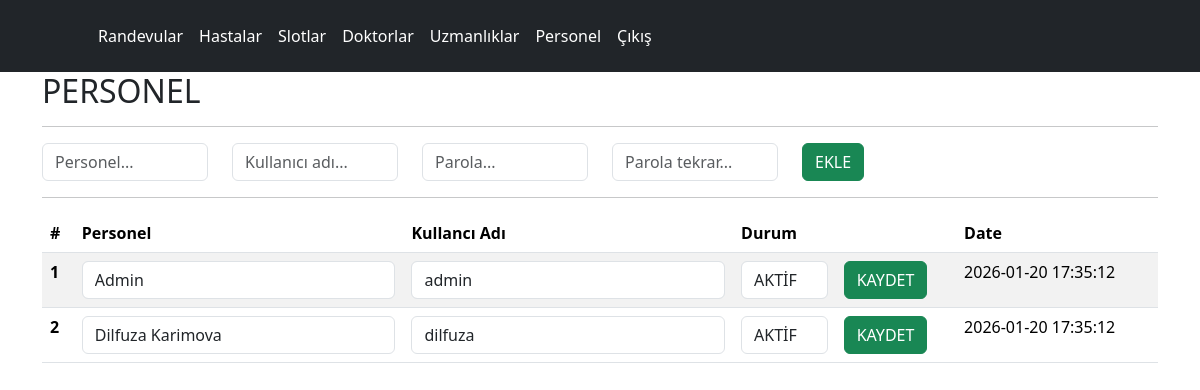
Screenshot of /php/panel/personel.php (signed in) with the database file from the repository.
### tables this page shows
CREATE TABLE IF NOT EXISTS `user` (  
	`id`			INT NOT NULL PRIMARY KEY AUTO_INCREMENT,  
	`name`			VARCHAR(50) NOT NULL,  
	`username`		VARCHAR(50) NOT NULL,
	`password`		VARCHAR(50) NOT NULL,
	`status`		TINYINT NOT NULL,  
	`createdtime`	TIMESTAMP NOT NULL DEFAULT CURRENT_TIMESTAMP(),  
	UNIQUE (`username`)  
);

### php/panel/personel.php (the view, shortened to what this page needs)
<?PHP
	require_once("inc_config.php");
?>
<html>
	<head>
		<link href="https://cdn.jsdelivr.net/npm/bootstrap@5.3.8/dist/css/bootstrap.min.css" rel="stylesheet">
	</head>
	<body>
	<?PHP include("inc_header.php");?>
		<div class="container">
			<h2>PERSONEL</h2>
			<hr>
			<form action="actions.php" method="post">
			<div class="row">
				<div class="col col-md-2">
					<input type="text" name="name" placeholder="Personel..." required class="form-control">
				</div>
				<div class="col col-md-2">
					<input type="text" name="username" placeholder="Kullanıcı adı..." required class="form-control">
				</div>
				<div class="col col-md-2">
					<input type="password" name="password" placeholder="Parola..." required class="form-control">
				</div>
				<div class="col col-md-2">
					<input type="password" name="validate" placeholder="Parola tekrar..." required class="form-control">
				</div>
				<div class="col col-md-2">
					<button type="submit" class="btn btn-success">EKLE</button>
				</div>
			</div>
			</form>
			<hr>
			<table class="table table-striped  table-hover">
				<thead>
					<tr>
					<th scope="col">#</th>
					<th scope="col">Personel</th>
					<th scope="col">Kullancı Adı</th>
					<th scope="col">Durum</th>
					<th></th>
					<th scope="col">Date</th>
					</tr>
				</thead>
				<tbody>
		<?PHP
		$myQuery = "select * from user";
		$result = $mysqli->query($myQuery);
		?>
		<?PHP while($rs = mysqli_fetch_array($result)){?>
				<form action="actions.php" method="post">
					<tr>
						<th scope="row"><?=$rs['id'];?></th>
						<td><input type="text" name="name" placeholder="Personel..." maxlength="50" required value="<?=$rs['name'];?>" class="form-control"></td>
						<td><input type="text" name="username" placeholder="Kullanıcı adı..." maxlength="50" required value="<?=$rs['username'];?>" class="form-control"></td>
						<td><select name="status" required class="form-control"><option value="0">PASİF</option><option value="1" <?=($rs['status'])?"selected":"";?>>AKTİF</option></select></td>
						<td><button type="submit" class="btn btn-success">KAYDET</button></td>
						<td><?=$rs['createdtime'];?></td>
					</tr>
				</form>
		<?PHP } ?>
				</tbody>
			</table>
		</div>
	</body>
</html>

### rows the page displays
user: id "1", name "Admin", username "admin", status "AKTİF", createdtime "2026-01-20 17:35:12"
user: id "2", name "Dilfuza Karimova", username "dilfuza", status "AKTİF", createdtime "2026-01-20 17:35:12"
